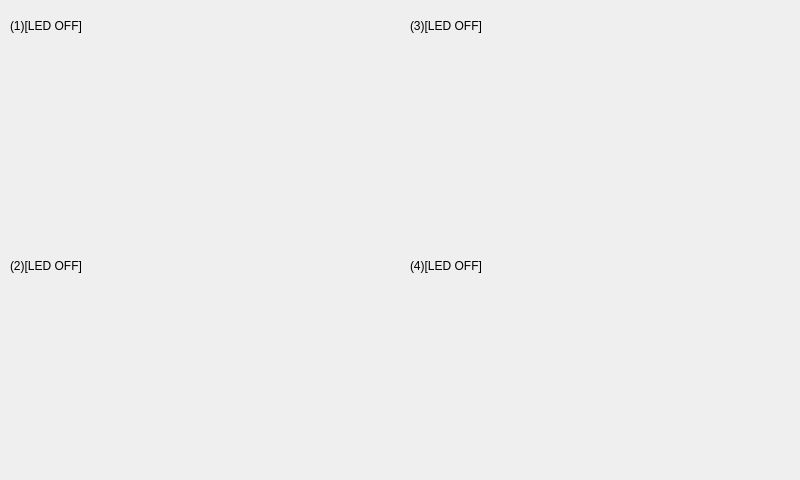
<?xml version="1.0" encoding="UTF-8"?>
<ui version="4.0">
 <class>Widget</class>
 <widget class="QWidget" name="Widget">
  <property name="geometry">
   <rect>
    <x>0</x>
    <y>0</y>
    <width>800</width>
    <height>480</height>
   </rect>
  </property>
  <property name="windowTitle">
   <string>Widget</string>
  </property>
  <widget class="QWidget" name="widget_D1" native="true">
   <property name="geometry">
    <rect>
     <x>0</x>
     <y>0</y>
     <width>400</width>
     <height>240</height>
    </rect>
   </property>
   <widget class="QLabel" name="label_1">
    <property name="geometry">
     <rect>
      <x>10</x>
      <y>10</y>
      <width>121</width>
      <height>31</height>
     </rect>
    </property>
    <property name="styleSheet">
     <string notr="true">font: 12pt &quot;Arial&quot;;</string>
    </property>
    <property name="text">
     <string>(1)[LED OFF]</string>
    </property>
   </widget>
  </widget>
  <widget class="QWidget" name="widget_D2" native="true">
   <property name="geometry">
    <rect>
     <x>0</x>
     <y>240</y>
     <width>400</width>
     <height>240</height>
    </rect>
   </property>
   <widget class="QLabel" name="label_2">
    <property name="geometry">
     <rect>
      <x>10</x>
      <y>10</y>
      <width>121</width>
      <height>31</height>
     </rect>
    </property>
    <property name="styleSheet">
     <string notr="true">font: 12pt &quot;Arial&quot;;</string>
    </property>
    <property name="text">
     <string>(2)[LED OFF]</string>
    </property>
   </widget>
  </widget>
  <widget class="QWidget" name="widget_D3" native="true">
   <property name="geometry">
    <rect>
     <x>400</x>
     <y>0</y>
     <width>400</width>
     <height>240</height>
    </rect>
   </property>
   <widget class="QLabel" name="label_3">
    <property name="geometry">
     <rect>
      <x>10</x>
      <y>10</y>
      <width>121</width>
      <height>31</height>
     </rect>
    </property>
    <property name="styleSheet">
     <string notr="true">font: 12pt &quot;Arial&quot;;</string>
    </property>
    <property name="text">
     <string>(3)[LED OFF]</string>
    </property>
   </widget>
   <widget class="QPushButton" name="pushButton">
    <property name="geometry">
     <rect>
      <x>352</x>
      <y>0</y>
      <width>51</width>
      <height>41</height>
     </rect>
    </property>
    <property name="text">
     <string/>
    </property>
    <property name="flat">
     <bool>true</bool>
    </property>
   </widget>
  </widget>
  <widget class="QWidget" name="widget_D4" native="true">
   <property name="geometry">
    <rect>
     <x>400</x>
     <y>240</y>
     <width>400</width>
     <height>240</height>
    </rect>
   </property>
   <widget class="QLabel" name="label_4">
    <property name="geometry">
     <rect>
      <x>10</x>
      <y>10</y>
      <width>121</width>
      <height>31</height>
     </rect>
    </property>
    <property name="styleSheet">
     <string notr="true">font: 12pt &quot;Arial&quot;;</string>
    </property>
    <property name="text">
     <string>(4)[LED OFF]</string>
    </property>
   </widget>
  </widget>
 </widget>
 <layoutdefault spacing="6" margin="11"/>
 <resources/>
 <connections/>
</ui>
